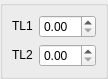
<ui version="4.0" >
 <class>DlgRef_2Spin_QTD</class>
 <widget class="QWidget" name="DlgRef_2Spin_QTD" >
  <property name="geometry" >
   <rect>
    <x>0</x>
    <y>0</y>
    <width>100</width>
    <height>66</height>
   </rect>
  </property>
  <property name="windowTitle" >
   <string/>
  </property>
  <layout class="QGridLayout" >
   <property name="leftMargin" >
    <number>0</number>
   </property>
   <property name="topMargin" >
    <number>0</number>
   </property>
   <property name="rightMargin" >
    <number>0</number>
   </property>
   <property name="bottomMargin" >
    <number>0</number>
   </property>
   <property name="horizontalSpacing" >
    <number>0</number>
   </property>
   <property name="verticalSpacing" >
    <number>0</number>
   </property>
   <item row="0" column="0" >
    <widget class="QGroupBox" name="GroupBox1" >
     <property name="title" >
      <string/>
     </property>
     <layout class="QGridLayout" >
      <property name="leftMargin" >
       <number>9</number>
      </property>
      <property name="topMargin" >
       <number>9</number>
      </property>
      <property name="rightMargin" >
       <number>9</number>
      </property>
      <property name="bottomMargin" >
       <number>9</number>
      </property>
      <property name="horizontalSpacing" >
       <number>6</number>
      </property>
      <property name="verticalSpacing" >
       <number>6</number>
      </property>
      <item row="0" column="0" >
       <widget class="QLabel" name="TextLabel1" >
        <property name="sizePolicy" >
         <sizepolicy vsizetype="Fixed" hsizetype="Fixed" >
          <horstretch>0</horstretch>
          <verstretch>0</verstretch>
         </sizepolicy>
        </property>
        <property name="text" >
         <string>TL1</string>
        </property>
        <property name="wordWrap" >
         <bool>false</bool>
        </property>
       </widget>
      </item>
      <item row="0" column="1" >
       <widget class="SalomeApp_DoubleSpinBox" name="SpinBox_DX" />
      </item>
      <item row="1" column="0" >
       <widget class="QLabel" name="TextLabel2" >
        <property name="sizePolicy" >
         <sizepolicy vsizetype="Fixed" hsizetype="Fixed" >
          <horstretch>0</horstretch>
          <verstretch>0</verstretch>
         </sizepolicy>
        </property>
        <property name="text" >
         <string>TL2</string>
        </property>
        <property name="wordWrap" >
         <bool>false</bool>
        </property>
       </widget>
      </item>
      <item row="1" column="1" >
       <widget class="SalomeApp_DoubleSpinBox" name="SpinBox_DY" />
      </item>
     </layout>
    </widget>
   </item>
  </layout>
 </widget>
 <layoutdefault spacing="6" margin="11" />
 <pixmapfunction>qPixmapFromMimeSource</pixmapfunction>
 <customwidgets>
  <customwidget>
   <class>SalomeApp_DoubleSpinBox</class>
   <extends>QDoubleSpinBox</extends>
   <header location="global" >gui/SalomeApp_DoubleSpinBox.h</header>
  </customwidget>
 </customwidgets>
 <resources/>
 <connections/>
</ui>
